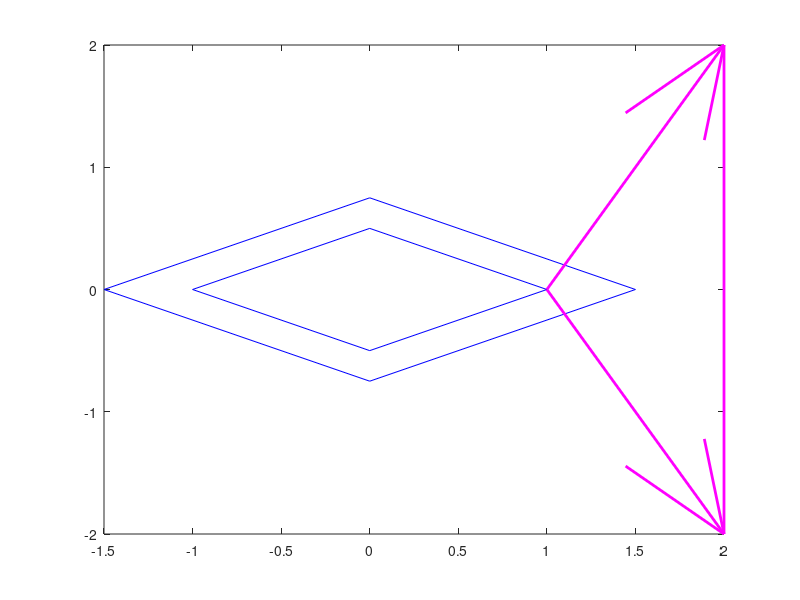

Here is the MATLAB script that generated this plot: (Note: this script raises an error after producing the figure.)
plot([-1 0 1 0 -1], [0 -0.5, 0 0.5 0], 'b-',...
     [-1.5 0 1.5 0 -1.5], [0 -0.75 0 0.75 0], 'b-',...
     [2 2], [-2 2], 'm-', 'linewidth', 2);
hold on;
h=quiver([1 1], [0 0], [1 1], [2 -2],0);
set(h,'linewidth',2,'color','m');

xyaxis([-2 2],[-2 2]);

